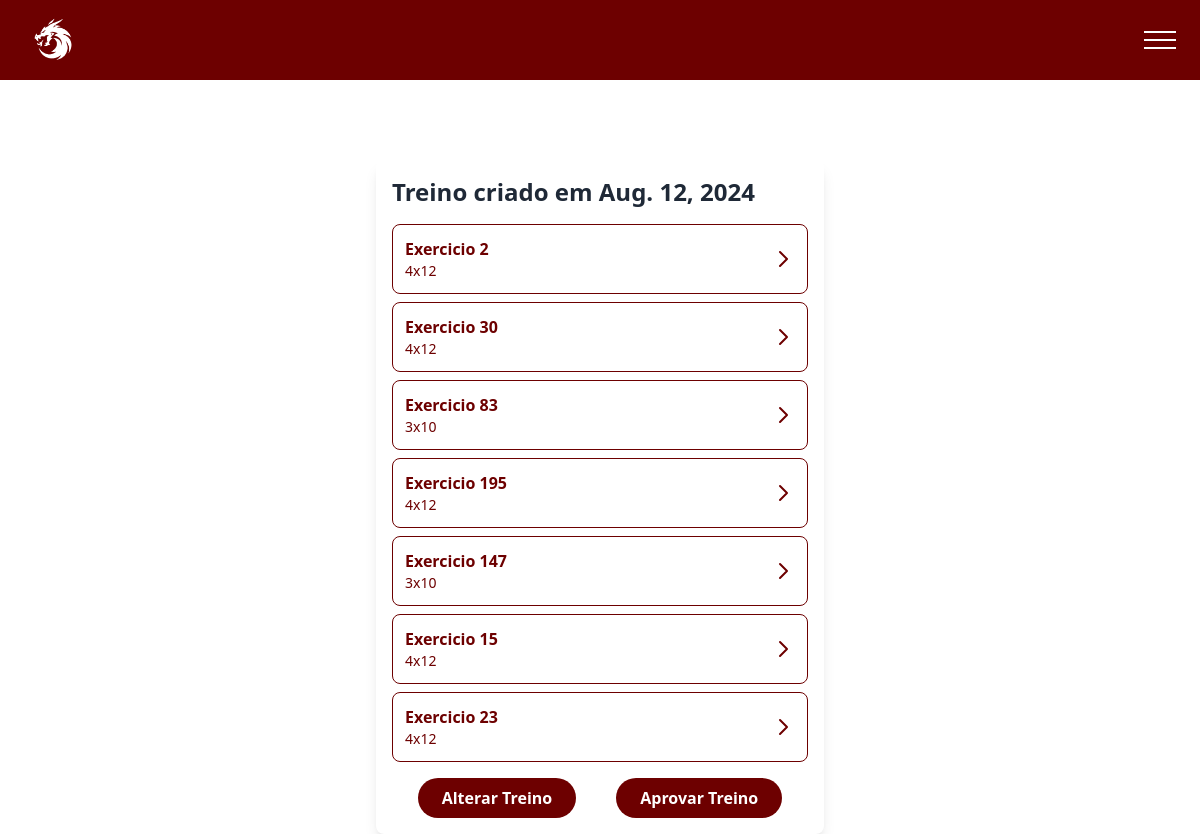
The page /treino/detalhe-treino/10/ (signed in) on the database its author committed.
### treino/models.py (models this page shows, shortened)
class Treino(models.Model):
    aluno = models.ForeignKey(Aluno, on_delete=models.CASCADE)
    personal = models.ForeignKey(CustomUser,null=True ,on_delete=models.CASCADE)
    data = models.DateField()
    concluido = models.BooleanField(default=False)
    aceitou = models.BooleanField(default=False, null=True)
    @property
    def series(self):
        return self.serie_set.all()

class Serie(models.Model):
    treino = models.ForeignKey(Treino, on_delete=models.CASCADE)
    exercicio = models.ForeignKey(Exercicio, on_delete=models.CASCADE)
    numero_series = models.PositiveIntegerField()
    repeticoes_por_serie = models.PositiveIntegerField()

class Exercicio(models.Model):
    NIVEL_CHOICES = [
        ('Iniciante', 'iniciante'),
        ('Intermediario', 'intermediario'),
        ('Avançado', 'avançado')
    ]
    TIPO_CHOICES = [
        ('Cardiovascular', 'Cardiovascular'),
        ('Definição', 'Definição'),
        ('Força', 'Força'),
        ('Funcional', 'Funcional'),
        ('Hipertrofia', 'Hipertrofia'),
        ('Resistencia', 'Resistencia'),
        ('Terapeutico', 'Terapeutico'),
    ]
    nome = models.CharField(max_length=100)
    descricao = models.TextField(blank=True, null=True)
    tipo = models.CharField(max_length=25, choices=TIPO_CHOICES)
    nivel = models.CharField(max_length=20, choices=NIVEL_CHOICES)
    objetivos = models.CharField(max_length=200, blank=True, null=True)
    restricoes = models.TextField(null=True)

### treino/views.py (the view)
# urls.py: path('detalhe-treino/<int:id>/', views.detalhe_treino, name='detalhe-treino'),
def detalhe_treino(request, id):
    try:
        treino = Treino.objects.filter(id=id).first()
        aluno = Aluno.objects.filter(user=request.user).first()
        if treino == None:
            return HttpResponse("Não encontrado treino com esse id: ")
        if treino.aluno != aluno and treino.personal != request.user:
            return HttpResponse("Você não tem autorização para acessar esse treino!")
        return render(request, "treino_detail.html", context={
            "treino" : treino,
            "aluno" : aluno
        })
    except Exception as e:
        return HttpResponse("Não encontrado treino com esse id: "+ e )

### TEMPLATES/treino_detail.html (shortened to what this page needs)
{% load static %}
<!DOCTYPE html>
<html lang="en">
<head>
    <script src="https://cdn.tailwindcss.com"></script>
</head>
<body>
    {% include "parciais/header.html" %}
    <div class="max-w-md mx-auto mt-20">
        <div class="bg-white rounded-lg shadow-lg p-4">
            <h2 class="text-2xl font-bold text-gray-800 mb-4">Treino criado em {{ treino.data }}</h2>
            {% for serie in treino.series.all %}
                <div class="flex justify-between items-center p-3 border-[#6D0000] rounded-lg mb-2" style="border-width: 1px;">
                    <div>
                        <a href="{% url 'detalhe-exercicio' serie.id serie.exercicio.id %}"><p class="text-[#6D0000] font-semibold">{{ serie.exercicio.nome }}</p></a>
                        <p class="text-sm text-[#6D0000]">{{ serie.numero_series }}x{{ serie.repeticoes_por_serie }}</p>
                    </div>
                    <svg xmlns="http://www.w3.org/2000/svg" class="h-6 w-6 text-[#6D0000]" fill="none" viewBox="0 0 24 24" stroke="currentColor">
                        <path stroke-linecap="round" stroke-linejoin="round" stroke-width="2" d="M9 5l7 7-7 7" />
                    </svg>
                </div>
            {% endfor %}
            {%if treino.personal == request.user%}
            <div class="flex justify-center mt-4 gap-10">
                <a href="{% url 'edit-treino' treino.id %}"><button class="bg-[#6D0000] text-white font-bold py-2 px-6 rounded-full hover:bg-[#8B0000]">Alterar Treino</button></a>
                <a href="{% url 'aprovar-treino' treino.id %}"><button class="bg-[#6D0000] text-white font-bold py-2 px-6 rounded-full hover:bg-[#8B0000]">Aprovar Treino</button></a>
            </div>
            {%endif%}
        </div>
    </div>
</body>
</html>

### rows shown on the page
Treino: data "Aug. 12, 2024"
Serie: exercicio.nome "Exercicio 2", numero_series "4", repeticoes_por_serie "12"
Serie: exercicio.nome "Exercicio 30", numero_series "4", repeticoes_por_serie "12"
Serie: exercicio.nome "Exercicio 83", numero_series "3", repeticoes_por_serie "10"
Serie: exercicio.nome "Exercicio 195", numero_series "4", repeticoes_por_serie "12"
Serie: exercicio.nome "Exercicio 147", numero_series "3", repeticoes_por_serie "10"
Serie: exercicio.nome "Exercicio 15", numero_series "4", repeticoes_por_serie "12"
Serie: exercicio.nome "Exercicio 23", numero_series "4", repeticoes_por_serie "12"
